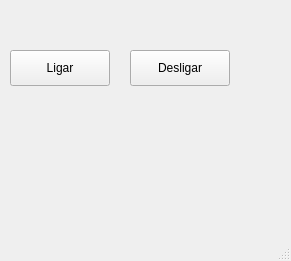
<?xml version="1.0" encoding="UTF-8"?>
<ui version="4.0">
 <class>MainWindow</class>
 <widget class="QMainWindow" name="MainWindow">
  <property name="geometry">
   <rect>
    <x>0</x>
    <y>0</y>
    <width>291</width>
    <height>261</height>
   </rect>
  </property>
  <property name="windowTitle">
   <string>MainWindow</string>
  </property>
  <widget class="QWidget" name="centralwidget">
   <widget class="QPushButton" name="LigaLED">
    <property name="geometry">
     <rect>
      <x>10</x>
      <y>50</y>
      <width>100</width>
      <height>36</height>
     </rect>
    </property>
    <property name="text">
     <string>Ligar</string>
    </property>
   </widget>
   <widget class="QPushButton" name="DesligaLED">
    <property name="geometry">
     <rect>
      <x>130</x>
      <y>50</y>
      <width>100</width>
      <height>36</height>
     </rect>
    </property>
    <property name="text">
     <string>Desligar</string>
    </property>
   </widget>
  </widget>
  <widget class="QMenuBar" name="menubar">
   <property name="geometry">
    <rect>
     <x>0</x>
     <y>0</y>
     <width>291</width>
     <height>32</height>
    </rect>
   </property>
  </widget>
  <widget class="QStatusBar" name="statusbar"/>
 </widget>
 <resources/>
 <connections/>
</ui>
